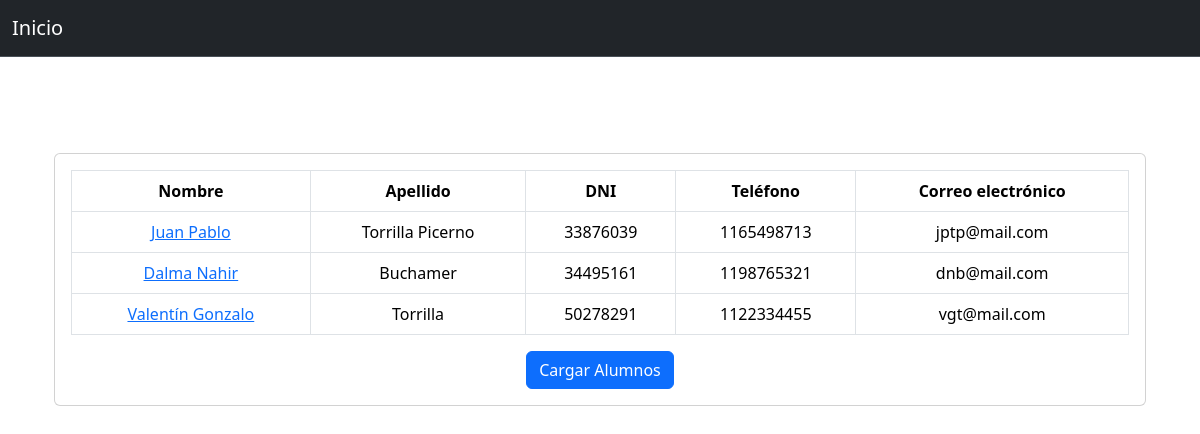
/cursos/listarAlumnos, run on the app's committed database.
### cursos/models.py (models this page shows)
class Alumno(models.Model):
    Nombre = models.CharField(max_length=50)
    Apellido = models.CharField(max_length=50)
    DNI = models.IntegerField(primary_key=True)
    Telefono = models.CharField(max_length=15)
    Correo_electronico = models.EmailField()
    Curso = models.ForeignKey(Curso, on_delete=models.SET_NULL, null=True)

### cursos/views.py (the view)
# urls.py: path('listarAlumnos', views.listar_alumnos, name='listar_alumnos'),
def listar_alumnos(request):
    alumnos = Alumno.objects.all()
    template = loader.get_template("cursos/listarAlumnos.html")
    context = {
        "alumnos": alumnos,
    }
    return HttpResponse(template.render(context, request))

### cursos/templates/cursos/listarAlumnos.html
{% extends 'cursos/base.html' %}
{% block content %}
    {% if alumnos %}
    <div class="container text-center mt-5">
        <div class="col md-5">
            <div class="card">
                <div class="card-body">
                    <table class="table table-bordered">
                        <tr>
                        <th>Nombre</th>
                        <th>Apellido</th>
                        <th>DNI</th>
                        <th>Teléfono</th>
                        <th>Correo electrónico</th>
                        </tr>
                        {% for alumno in alumnos %}
                        <tr>
                            <td><a href="/cursos/obtenerAlumno/{{ alumno.DNI }}">{{ alumno.Nombre }}</a></td>
                            <td>{{ alumno.Apellido }}</td>
                            <td>{{ alumno.DNI }}</td>
                            <td>{{ alumno.Telefono }}</td>
                            <td>{{ alumno.Correo_electronico }}</td>
                        </tr>
                        {% endfor %}
                    </table>
                    {% else %}
                    <p>No hay alumnos registrados.</p>
                    {% endif %}
                    <a href="/cursos/cargarAlumnos" type="button" class="btn btn-primary mx-auto">Cargar Alumnos</a>
                </div>
            </div>
        </div>
    </div>
{% endblock %}

### cursos/templates/cursos/base.html (shortened to what this page needs)
<!DOCTYPE html>
<html lang="en">
<head>
    <link href="https://cdn.jsdelivr.net/npm/bootstrap@5.3.2/dist/css/bootstrap.min.css" rel="stylesheet">
    <link rel="stylesheet" href="https://cdn.jsdelivr.net/npm/bootstrap-icons@1.11.1/font/bootstrap-icons.css">
</head>
<header>
    <nav class="navbar bg-dark border-bottom border-body" data-bs-theme="dark"">
        <div class="container-fluid">
          <a class="navbar-brand" href="/cursos">Inicio</a>
        </div>
      </nav>
</header>
<body>
    <main class="container mt-5">
        <div class="row">
            <div class="col">
            {% block content %}
            {% endblock %}
            </div>
        </div>
    </main>
</body>
</html>

### data on the page
Alumno: Nombre "Juan Pablo", Apellido "Torrilla Picerno", DNI "33876039", Telefono "1165498713", Correo_electronico "jptp@mail.com"
Alumno: Nombre "Dalma Nahir", Apellido "Buchamer", DNI "34495161", Telefono "1198765321", Correo_electronico "dnb@mail.com"
Alumno: Nombre "Valentín Gonzalo", Apellido "Torrilla", DNI "50278291", Telefono "1122334455", Correo_electronico "vgt@mail.com"
